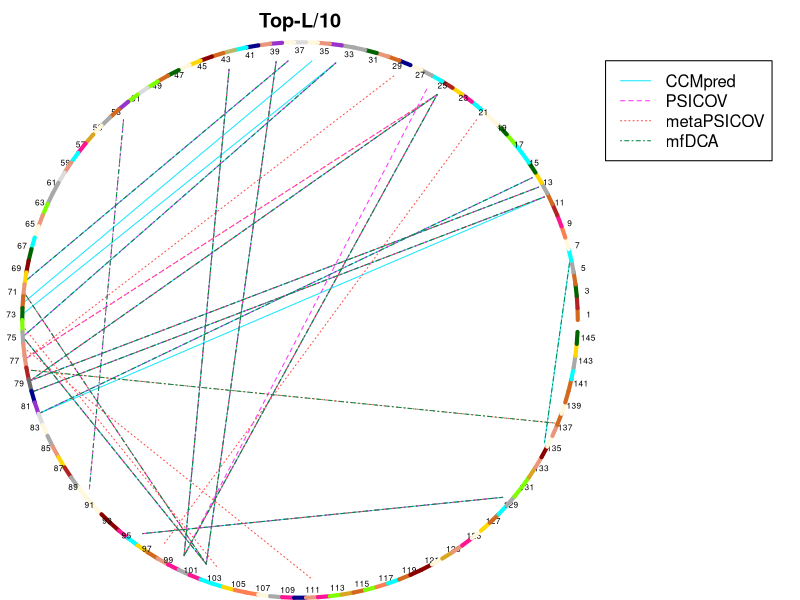

Recreate this plot in R.
require(plotrix)
png(file = "topL10.png", width=6.6, height=5, units="in", res=500);
par(mar=c(0, 0, 2, 10), xpd=TRUE);
plot(0.5, 0.5, xlim = c(0, 1), ylim = c(0, 1), col = "white", main="Top-L/10", axes = FALSE);
segments(0.37232, 0.98342, 0.2914, 0.04559, col = "#1CE6FF", lty = 1, lwd = 1)
segments(0.92938, 0.75619, 0.01394, 0.38275, col = "#1CE6FF", lty = 1, lwd = 1)
segments(0.47849, 0.99954, 0.00566, 0.57503, col = "#1CE6FF", lty = 1, lwd = 1)
segments(0.94001, 0.73748, 0.01944, 0.36195, col = "#1CE6FF", lty = 1, lwd = 1)
segments(0.91796, 0.77442, 0.03308, 0.32115, col = "#1CE6FF", lty = 1, lwd = 1)
segments(0.56437, 0.99584, 0.00012, 0.51076, col = "#1CE6FF", lty = 1, lwd = 1)
segments(0.00104, 0.46775, 0.33124, 0.02934, col = "#1CE6FF", lty = 1, lwd = 1)
segments(0.52151, 0.99954, 0.00104, 0.53225, col = "#1CE6FF", lty = 1, lwd = 1)
segments(0.74689, 0.93479, 0.2914, 0.04559, col = "#1CE6FF", lty = 1, lwd = 1)
segments(0.21665, 0.08804, 0.86478, 0.15804, col = "#1CE6FF", lty = 1, lwd = 1)
segments(0.45702, 0.99815, 0.33124, 0.02934, col = "#1CE6FF", lty = 1, lwd = 1)
segments(0.74689, 0.93479, 0.01394, 0.38275, col = "#1CE6FF", lty = 1, lwd = 1)
segments(0.98606, 0.61725, 0.94001, 0.26252, col = "#1CE6FF", lty = 1, lwd = 1)
segments(0.56437, 0.99584, 0.00104, 0.46775, col = "#1CE6FF", lty = 1, lwd = 1)
segments(0.94001, 0.73748, 0.03308, 0.32115, col = "#1CE6FF", lty = 1, lwd = 1)
segments(0.56437, 0.99584, 0.00104, 0.46775, col = "#FF34FF", lty = 2, lwd = 1)
segments(0.00104, 0.46775, 0.33124, 0.02934, col = "#FF34FF", lty = 2, lwd = 1)
segments(0.92938, 0.75619, 0.01394, 0.38275, col = "#FF34FF", lty = 2, lwd = 1)
segments(0.74689, 0.93479, 0.01394, 0.38275, col = "#FF34FF", lty = 2, lwd = 1)
segments(0.94001, 0.73748, 0.01944, 0.36195, col = "#FF34FF", lty = 2, lwd = 1)
segments(0.74689, 0.93479, 0.00566, 0.42497, col = "#FF34FF", lty = 2, lwd = 1)
segments(0.91796, 0.77442, 0.03308, 0.32115, col = "#FF34FF", lty = 2, lwd = 1)
segments(0.45702, 0.99815, 0.33124, 0.02934, col = "#FF34FF", lty = 2, lwd = 1)
segments(0.37232, 0.98342, 0.2914, 0.04559, col = "#FF34FF", lty = 2, lwd = 1)
segments(0.21665, 0.08804, 0.86478, 0.15804, col = "#FF34FF", lty = 2, lwd = 1)
segments(0.72795, 0.94501, 0.2914, 0.04559, col = "#FF34FF", lty = 2, lwd = 1)
segments(0.47849, 0.99954, 0.00566, 0.57503, col = "#FF34FF", lty = 2, lwd = 1)
segments(0.74689, 0.93479, 0.2914, 0.04559, col = "#FF34FF", lty = 2, lwd = 1)
segments(0.18228, 0.88608, 0.12085, 0.17405, col = "#FF34FF", lty = 2, lwd = 1)
segments(0.00289, 0.55369, 0.33124, 0.02934, col = "#FF34FF", lty = 2, lwd = 1)
segments(0.00289, 0.44631, 0.52151, 0.00046, col = "#FF4A46", lty = 3, lwd = 1)
segments(0.00012, 0.48924, 0.35164, 0.02252, col = "#FF4A46", lty = 3, lwd = 1)
segments(0.37232, 0.98342, 0.2914, 0.04559, col = "#FF4A46", lty = 3, lwd = 1)
segments(0.21665, 0.08804, 0.86478, 0.15804, col = "#FF4A46", lty = 3, lwd = 1)
segments(0.81772, 0.88608, 0.25311, 0.0652, col = "#FF4A46", lty = 3, lwd = 1)
segments(0.66876, 0.97066, 0.00566, 0.42497, col = "#FF4A46", lty = 3, lwd = 1)
segments(0.94001, 0.73748, 0.01944, 0.36195, col = "#FF4A46", lty = 3, lwd = 1)
segments(0.74689, 0.93479, 0.2914, 0.04559, col = "#FF4A46", lty = 3, lwd = 1)
segments(0.00104, 0.46775, 0.33124, 0.02934, col = "#FF4A46", lty = 3, lwd = 1)
segments(0.74689, 0.93479, 0.01394, 0.38275, col = "#FF4A46", lty = 3, lwd = 1)
segments(0.92938, 0.75619, 0.01394, 0.38275, col = "#FF4A46", lty = 3, lwd = 1)
segments(0.45702, 0.99815, 0.33124, 0.02934, col = "#FF4A46", lty = 3, lwd = 1)
segments(0.00289, 0.55369, 0.33124, 0.02934, col = "#FF4A46", lty = 3, lwd = 1)
segments(0.00935, 0.40378, 0.95879, 0.30123, col = "#FF4A46", lty = 3, lwd = 1)
segments(0.74689, 0.93479, 0.00566, 0.42497, col = "#FF4A46", lty = 3, lwd = 1)
segments(0.18228, 0.88608, 0.12085, 0.17405, col = "#008941", lty = 4, lwd = 1)
segments(0.21665, 0.08804, 0.86478, 0.15804, col = "#008941", lty = 4, lwd = 1)
segments(0.74689, 0.93479, 0.2914, 0.04559, col = "#008941", lty = 4, lwd = 1)
segments(0.98606, 0.61725, 0.94001, 0.26252, col = "#008941", lty = 4, lwd = 1)
segments(0.74689, 0.93479, 0.01394, 0.38275, col = "#008941", lty = 4, lwd = 1)
segments(0.00935, 0.40378, 0.95879, 0.30123, col = "#008941", lty = 4, lwd = 1)
segments(0.56437, 0.99584, 0.00104, 0.46775, col = "#008941", lty = 4, lwd = 1)
segments(0.37232, 0.98342, 0.2914, 0.04559, col = "#008941", lty = 4, lwd = 1)
segments(0.94001, 0.73748, 0.01944, 0.36195, col = "#008941", lty = 4, lwd = 1)
segments(0.92938, 0.75619, 0.01394, 0.38275, col = "#008941", lty = 4, lwd = 1)
segments(0.00289, 0.55369, 0.33124, 0.02934, col = "#008941", lty = 4, lwd = 1)
segments(0.91796, 0.77442, 0.03308, 0.32115, col = "#008941", lty = 4, lwd = 1)
segments(0.47849, 0.99954, 0.00566, 0.57503, col = "#008941", lty = 4, lwd = 1)
segments(0.00104, 0.46775, 0.33124, 0.02934, col = "#008941", lty = 4, lwd = 1)
segments(0.45702, 0.99815, 0.33124, 0.02934, col = "#008941", lty = 4, lwd = 1)
draw.arc(0.5, 0.5, radius = 0.5, angle1 = 0.0, angle2 = 0.04304, col = "chocolate", lwd = 4);
text(1.01987, 0.51162, cex = 0.5, 1);
draw.arc(0.5, 0.5, radius = 0.5, angle1 = 0.04304, angle2 = 0.08607, col = "firebrick", lwd = 4);
draw.arc(0.5, 0.5, radius = 0.5, angle1 = 0.08607, angle2 = 0.12911, col = "darkgreen", lwd = 4);
text(1.01694, 0.55627, cex = 0.5, 3);
draw.arc(0.5, 0.5, radius = 0.5, angle1 = 0.12911, angle2 = 0.17214, col = "chocolate", lwd = 4);
draw.arc(0.5, 0.5, radius = 0.5, angle1 = 0.17214, angle2 = 0.21518, col = "darkgray", lwd = 4);
text(1.01019, 0.6005, cex = 0.5, 5);
draw.arc(0.5, 0.5, radius = 0.5, angle1 = 0.21518, angle2 = 0.25821, col = "cyan", lwd = 4);
draw.arc(0.5, 0.5, radius = 0.5, angle1 = 0.25821, angle2 = 0.30125, col = "cornsilk", lwd = 4);
text(0.99966, 0.64398, cex = 0.5, 7);
draw.arc(0.5, 0.5, radius = 0.5, angle1 = 0.30125, angle2 = 0.34428, col = "coral", lwd = 4);
draw.arc(0.5, 0.5, radius = 0.5, angle1 = 0.34428, angle2 = 0.38732, col = "deeppink", lwd = 4);
text(0.98544, 0.6864, cex = 0.5, 9);
draw.arc(0.5, 0.5, radius = 0.5, angle1 = 0.38732, angle2 = 0.43036, col = "firebrick", lwd = 4);
draw.arc(0.5, 0.5, radius = 0.5, angle1 = 0.43036, angle2 = 0.47339, col = "chocolate", lwd = 4);
text(0.96762, 0.72744, cex = 0.5, 11);
draw.arc(0.5, 0.5, radius = 0.5, angle1 = 0.47339, angle2 = 0.51643, col = "darkgray", lwd = 4);
draw.arc(0.5, 0.5, radius = 0.5, angle1 = 0.51643, angle2 = 0.55946, col = "gold", lwd = 4);
text(0.94633, 0.7668, cex = 0.5, 13);
draw.arc(0.5, 0.5, radius = 0.5, angle1 = 0.55946, angle2 = 0.6025, col = "darkgreen", lwd = 4);
draw.arc(0.5, 0.5, radius = 0.5, angle1 = 0.6025, angle2 = 0.64553, col = "cyan", lwd = 4);
text(0.92175, 0.80418, cex = 0.5, 15);
draw.arc(0.5, 0.5, radius = 0.5, angle1 = 0.64553, angle2 = 0.68857, col = "cyan", lwd = 4);
draw.arc(0.5, 0.5, radius = 0.5, angle1 = 0.68857, angle2 = 0.7316, col = "chartreuse", lwd = 4);
text(0.89404, 0.83931, cex = 0.5, 17);
draw.arc(0.5, 0.5, radius = 0.5, angle1 = 0.7316, angle2 = 0.77464, col = "darkgreen", lwd = 4);
draw.arc(0.5, 0.5, radius = 0.5, angle1 = 0.77464, angle2 = 0.81767, col = "cornsilk", lwd = 4);
text(0.86341, 0.87193, cex = 0.5, 19);
draw.arc(0.5, 0.5, radius = 0.5, angle1 = 0.81767, angle2 = 0.86071, col = "cornsilk", lwd = 4);
draw.arc(0.5, 0.5, radius = 0.5, angle1 = 0.86071, angle2 = 0.90375, col = "cyan", lwd = 4);
text(0.83009, 0.90179, cex = 0.5, 21);
draw.arc(0.5, 0.5, radius = 0.5, angle1 = 0.90375, angle2 = 0.94678, col = "deeppink", lwd = 4);
draw.arc(0.5, 0.5, radius = 0.5, angle1 = 0.94678, angle2 = 0.98982, col = "gold", lwd = 4);
text(0.79433, 0.92868, cex = 0.5, 23);
draw.arc(0.5, 0.5, radius = 0.5, angle1 = 0.98982, angle2 = 1.03285, col = "firebrick", lwd = 4);
draw.arc(0.5, 0.5, radius = 0.5, angle1 = 1.03285, angle2 = 1.07589, col = "cyan", lwd = 4);
text(0.75639, 0.95239, cex = 0.5, 25);
draw.arc(0.5, 0.5, radius = 0.5, angle1 = 1.07589, angle2 = 1.11892, col = "darkgray", lwd = 4);
draw.arc(0.5, 0.5, radius = 0.5, angle1 = 1.11892, angle2 = 1.16196, col = "cornsilk", lwd = 4);
text(0.71655, 0.97276, cex = 0.5, 27);
draw.arc(0.5, 0.5, radius = 0.5, angle1 = 1.16196, angle2 = 1.20499, col = "darkblue", lwd = 4);
draw.arc(0.5, 0.5, radius = 0.5, angle1 = 1.20499, angle2 = 1.24803, col = "chocolate", lwd = 4);
text(0.67511, 0.98963, cex = 0.5, 29);
draw.arc(0.5, 0.5, radius = 0.5, angle1 = 1.24803, angle2 = 1.29107, col = "darksalmon", lwd = 4);
draw.arc(0.5, 0.5, radius = 0.5, angle1 = 1.29107, angle2 = 1.3341, col = "darkgreen", lwd = 4);
text(0.63237, 1.00287, cex = 0.5, 31);
draw.arc(0.5, 0.5, radius = 0.5, angle1 = 1.3341, angle2 = 1.37714, col = "darkgray", lwd = 4);
draw.arc(0.5, 0.5, radius = 0.5, angle1 = 1.37714, angle2 = 1.42017, col = "darkgray", lwd = 4);
text(0.58865, 1.01238, cex = 0.5, 33);
draw.arc(0.5, 0.5, radius = 0.5, angle1 = 1.42017, angle2 = 1.46321, col = "darkorchid", lwd = 4);
draw.arc(0.5, 0.5, radius = 0.5, angle1 = 1.46321, angle2 = 1.50624, col = "darksalmon", lwd = 4);
text(0.54427, 1.01811, cex = 0.5, 35);
draw.arc(0.5, 0.5, radius = 0.5, angle1 = 1.50624, angle2 = 1.54928, col = "cornsilk", lwd = 4);
draw.arc(0.5, 0.5, radius = 0.5, angle1 = 1.54928, angle2 = 1.59231, col = "gainsboro", lwd = 4);
text(0.49957, 1.02, cex = 0.5, 37);
draw.arc(0.5, 0.5, radius = 0.5, angle1 = 1.59231, angle2 = 1.63535, col = "cornsilk", lwd = 4);
draw.arc(0.5, 0.5, radius = 0.5, angle1 = 1.63535, angle2 = 1.67839, col = "darkorchid", lwd = 4);
text(0.45487, 1.01803, cex = 0.5, 39);
draw.arc(0.5, 0.5, radius = 0.5, angle1 = 1.67839, angle2 = 1.72142, col = "darksalmon", lwd = 4);
draw.arc(0.5, 0.5, radius = 0.5, angle1 = 1.72142, angle2 = 1.76446, col = "darkblue", lwd = 4);
text(0.4105, 1.01224, cex = 0.5, 41);
draw.arc(0.5, 0.5, radius = 0.5, angle1 = 1.76446, angle2 = 1.80749, col = "cyan", lwd = 4);
draw.arc(0.5, 0.5, radius = 0.5, angle1 = 1.80749, angle2 = 1.85053, col = "darkkhaki", lwd = 4);
text(0.3668, 1.00265, cex = 0.5, 43);
draw.arc(0.5, 0.5, radius = 0.5, angle1 = 1.85053, angle2 = 1.89356, col = "chocolate", lwd = 4);
draw.arc(0.5, 0.5, radius = 0.5, angle1 = 1.89356, angle2 = 1.9366, col = "darkred", lwd = 4);
text(0.32408, 0.98934, cex = 0.5, 45);
draw.arc(0.5, 0.5, radius = 0.5, angle1 = 1.9366, angle2 = 1.97963, col = "gold", lwd = 4);
draw.arc(0.5, 0.5, radius = 0.5, angle1 = 1.97963, angle2 = 2.02267, col = "cornsilk", lwd = 4);
text(0.28267, 0.9724, cex = 0.5, 47);
draw.arc(0.5, 0.5, radius = 0.5, angle1 = 2.02267, angle2 = 2.0657, col = "darkgreen", lwd = 4);
draw.arc(0.5, 0.5, radius = 0.5, angle1 = 2.0657, angle2 = 2.10874, col = "chocolate", lwd = 4);
text(0.24287, 0.95197, cex = 0.5, 49);
draw.arc(0.5, 0.5, radius = 0.5, angle1 = 2.10874, angle2 = 2.15178, col = "chartreuse", lwd = 4);
draw.arc(0.5, 0.5, radius = 0.5, angle1 = 2.15178, angle2 = 2.19481, col = "gainsboro", lwd = 4);
text(0.20496, 0.92819, cex = 0.5, 51);
draw.arc(0.5, 0.5, radius = 0.5, angle1 = 2.19481, angle2 = 2.23785, col = "chartreuse", lwd = 4);
draw.arc(0.5, 0.5, radius = 0.5, angle1 = 2.23785, angle2 = 2.28088, col = "darkorchid", lwd = 4);
text(0.16925, 0.90124, cex = 0.5, 53);
draw.arc(0.5, 0.5, radius = 0.5, angle1 = 2.28088, angle2 = 2.32392, col = "chocolate", lwd = 4);
draw.arc(0.5, 0.5, radius = 0.5, angle1 = 2.32392, angle2 = 2.36695, col = "darkgray", lwd = 4);
text(0.13598, 0.87133, cex = 0.5, 55);
draw.arc(0.5, 0.5, radius = 0.5, angle1 = 2.36695, angle2 = 2.40999, col = "cornsilk", lwd = 4);
draw.arc(0.5, 0.5, radius = 0.5, angle1 = 2.40999, angle2 = 2.45302, col = "goldenrod", lwd = 4);
text(0.1054, 0.83866, cex = 0.5, 57);
draw.arc(0.5, 0.5, radius = 0.5, angle1 = 2.45302, angle2 = 2.49606, col = "deeppink", lwd = 4);
draw.arc(0.5, 0.5, radius = 0.5, angle1 = 2.49606, angle2 = 2.5391, col = "cyan", lwd = 4);
text(0.07775, 0.80348, cex = 0.5, 59);
draw.arc(0.5, 0.5, radius = 0.5, angle1 = 2.5391, angle2 = 2.58213, col = "darksalmon", lwd = 4);
draw.arc(0.5, 0.5, radius = 0.5, angle1 = 2.58213, angle2 = 2.62517, col = "gainsboro", lwd = 4);
text(0.05323, 0.76606, cex = 0.5, 61);
draw.arc(0.5, 0.5, radius = 0.5, angle1 = 2.62517, angle2 = 2.6682, col = "darkgrey", lwd = 4);
draw.arc(0.5, 0.5, radius = 0.5, angle1 = 2.6682, angle2 = 2.71124, col = "darkgray", lwd = 4);
text(0.03201, 0.72667, cex = 0.5, 63);
draw.arc(0.5, 0.5, radius = 0.5, angle1 = 2.71124, angle2 = 2.75427, col = "chartreuse", lwd = 4);
draw.arc(0.5, 0.5, radius = 0.5, angle1 = 2.75427, angle2 = 2.79731, col = "darksalmon", lwd = 4);
text(0.01426, 0.6856, cex = 0.5, 65);
draw.arc(0.5, 0.5, radius = 0.5, angle1 = 2.79731, angle2 = 2.84034, col = "cornsilk", lwd = 4);
draw.arc(0.5, 0.5, radius = 0.5, angle1 = 2.84034, angle2 = 2.88338, col = "cyan", lwd = 4);
text(0.0001, 0.64316, cex = 0.5, 67);
draw.arc(0.5, 0.5, radius = 0.5, angle1 = 2.88338, angle2 = 2.92642, col = "darkgreen", lwd = 4);
draw.arc(0.5, 0.5, radius = 0.5, angle1 = 2.92642, angle2 = 2.96945, col = "darkred", lwd = 4);
text(-0.01036, 0.59965, cex = 0.5, 69);
draw.arc(0.5, 0.5, radius = 0.5, angle1 = 2.96945, angle2 = 3.01249, col = "gold", lwd = 4);
draw.arc(0.5, 0.5, radius = 0.5, angle1 = 3.01249, angle2 = 3.05552, col = "darksalmon", lwd = 4);
text(-0.01703, 0.55541, cex = 0.5, 71);
draw.arc(0.5, 0.5, radius = 0.5, angle1 = 3.05552, angle2 = 3.09856, col = "chocolate", lwd = 4);
draw.arc(0.5, 0.5, radius = 0.5, angle1 = 3.09856, angle2 = 3.14159, col = "darkgreen", lwd = 4);
text(-0.01988, 0.51076, cex = 0.5, 73);
draw.arc(0.5, 0.5, radius = 0.5, angle1 = 3.14159, angle2 = 3.18463, col = "chartreuse", lwd = 4);
draw.arc(0.5, 0.5, radius = 0.5, angle1 = 3.18463, angle2 = 3.22766, col = "darkgray", lwd = 4);
text(-0.01888, 0.46603, cex = 0.5, 75);
draw.arc(0.5, 0.5, radius = 0.5, angle1 = 3.22766, angle2 = 3.2707, col = "darksalmon", lwd = 4);
draw.arc(0.5, 0.5, radius = 0.5, angle1 = 3.2707, angle2 = 3.31373, col = "darksalmon", lwd = 4);
text(-0.01404, 0.42155, cex = 0.5, 77);
draw.arc(0.5, 0.5, radius = 0.5, angle1 = 3.31373, angle2 = 3.35677, col = "firebrick", lwd = 4);
draw.arc(0.5, 0.5, radius = 0.5, angle1 = 3.35677, angle2 = 3.39981, col = "dimgrey", lwd = 4);
text(-0.0054, 0.37765, cex = 0.5, 79);
draw.arc(0.5, 0.5, radius = 0.5, angle1 = 3.39981, angle2 = 3.44284, col = "darkblue", lwd = 4);
draw.arc(0.5, 0.5, radius = 0.5, angle1 = 3.44284, angle2 = 3.48588, col = "darkorchid", lwd = 4);
text(0.00699, 0.33465, cex = 0.5, 81);
draw.arc(0.5, 0.5, radius = 0.5, angle1 = 3.48588, angle2 = 3.52891, col = "gainsboro", lwd = 4);
draw.arc(0.5, 0.5, radius = 0.5, angle1 = 3.52891, angle2 = 3.57195, col = "cornsilk", lwd = 4);
text(0.02303, 0.29288, cex = 0.5, 83);
draw.arc(0.5, 0.5, radius = 0.5, angle1 = 3.57195, angle2 = 3.61498, col = "darkgray", lwd = 4);
draw.arc(0.5, 0.5, radius = 0.5, angle1 = 3.61498, angle2 = 3.65802, col = "darksalmon", lwd = 4);
text(0.0426, 0.25265, cex = 0.5, 85);
draw.arc(0.5, 0.5, radius = 0.5, angle1 = 3.65802, angle2 = 3.70105, col = "gold", lwd = 4);
draw.arc(0.5, 0.5, radius = 0.5, angle1 = 3.70105, angle2 = 3.74409, col = "firebrick", lwd = 4);
text(0.06556, 0.21425, cex = 0.5, 87);
draw.arc(0.5, 0.5, radius = 0.5, angle1 = 3.74409, angle2 = 3.78713, col = "darkgray", lwd = 4);
draw.arc(0.5, 0.5, radius = 0.5, angle1 = 3.78713, angle2 = 3.83016, col = "cornsilk", lwd = 4);
text(0.09173, 0.17795, cex = 0.5, 89);
draw.arc(0.5, 0.5, radius = 0.5, angle1 = 3.83016, angle2 = 3.8732, col = "cornsilk", lwd = 4);
draw.arc(0.5, 0.5, radius = 0.5, angle1 = 3.8732, angle2 = 3.91623, col = "cornsilk", lwd = 4);
text(0.12093, 0.14405, cex = 0.5, 91);
draw.arc(0.5, 0.5, radius = 0.5, angle1 = 3.91623, angle2 = 3.95927, col = "darkred", lwd = 4);
draw.arc(0.5, 0.5, radius = 0.5, angle1 = 3.95927, angle2 = 4.0023, col = "darkred", lwd = 4);
text(0.15293, 0.11278, cex = 0.5, 93);
draw.arc(0.5, 0.5, radius = 0.5, angle1 = 4.0023, angle2 = 4.04534, col = "deeppink", lwd = 4);
draw.arc(0.5, 0.5, radius = 0.5, angle1 = 4.04534, angle2 = 4.08837, col = "cyan", lwd = 4);
text(0.1875, 0.08438, cex = 0.5, 95);
draw.arc(0.5, 0.5, radius = 0.5, angle1 = 4.08837, angle2 = 4.13141, col = "gold", lwd = 4);
draw.arc(0.5, 0.5, radius = 0.5, angle1 = 4.13141, angle2 = 4.17445, col = "chocolate", lwd = 4);
text(0.22439, 0.05905, cex = 0.5, 97);
draw.arc(0.5, 0.5, radius = 0.5, angle1 = 4.17445, angle2 = 4.21748, col = "darksalmon", lwd = 4);
draw.arc(0.5, 0.5, radius = 0.5, angle1 = 4.21748, angle2 = 4.26052, col = "deeppink", lwd = 4);
text(0.26331, 0.03699, cex = 0.5, 99);
draw.arc(0.5, 0.5, radius = 0.5, angle1 = 4.26052, angle2 = 4.30355, col = "darkgray", lwd = 4);
draw.arc(0.5, 0.5, radius = 0.5, angle1 = 4.30355, angle2 = 4.34659, col = "deeppink", lwd = 4);
text(0.30399, 0.01836, cex = 0.5, 101);
draw.arc(0.5, 0.5, radius = 0.5, angle1 = 4.34659, angle2 = 4.38962, col = "cyan", lwd = 4);
draw.arc(0.5, 0.5, radius = 0.5, angle1 = 4.38962, angle2 = 4.43266, col = "cyan", lwd = 4);
text(0.34612, 0.00329, cex = 0.5, 103);
draw.arc(0.5, 0.5, radius = 0.5, angle1 = 4.43266, angle2 = 4.47569, col = "gold", lwd = 4);
draw.arc(0.5, 0.5, radius = 0.5, angle1 = 4.47569, angle2 = 4.51873, col = "coral", lwd = 4);
text(0.38939, -0.0081, cex = 0.5, 105);
draw.arc(0.5, 0.5, radius = 0.5, angle1 = 4.51873, angle2 = 4.56176, col = "coral", lwd = 4);
draw.arc(0.5, 0.5, radius = 0.5, angle1 = 4.56176, angle2 = 4.6048, col = "cornsilk", lwd = 4);
text(0.43348, -0.01572, cex = 0.5, 107);
draw.arc(0.5, 0.5, radius = 0.5, angle1 = 4.6048, angle2 = 4.64784, col = "darkgrey", lwd = 4);
draw.arc(0.5, 0.5, radius = 0.5, angle1 = 4.64784, angle2 = 4.69087, col = "deeppink", lwd = 4);
text(0.47806, -0.01953, cex = 0.5, 109);
draw.arc(0.5, 0.5, radius = 0.5, angle1 = 4.69087, angle2 = 4.73391, col = "darkblue", lwd = 4);
draw.arc(0.5, 0.5, radius = 0.5, angle1 = 4.73391, angle2 = 4.77694, col = "darksalmon", lwd = 4);
text(0.5228, -0.0195, cex = 0.5, 111);
draw.arc(0.5, 0.5, radius = 0.5, angle1 = 4.77694, angle2 = 4.81998, col = "deeppink", lwd = 4);
draw.arc(0.5, 0.5, radius = 0.5, angle1 = 4.81998, angle2 = 4.86301, col = "chartreuse", lwd = 4);
text(0.56737, -0.01561, cex = 0.5, 113);
draw.arc(0.5, 0.5, radius = 0.5, angle1 = 4.86301, angle2 = 4.90605, col = "goldenrod", lwd = 4);
draw.arc(0.5, 0.5, radius = 0.5, angle1 = 4.90605, angle2 = 4.94908, col = "chocolate", lwd = 4);
text(0.61145, -0.00791, cex = 0.5, 115);
draw.arc(0.5, 0.5, radius = 0.5, angle1 = 4.94908, angle2 = 4.99212, col = "chartreuse", lwd = 4);
draw.arc(0.5, 0.5, radius = 0.5, angle1 = 4.99212, angle2 = 5.03516, col = "coral", lwd = 4);
text(0.6547, 0.00355, cex = 0.5, 117);
draw.arc(0.5, 0.5, radius = 0.5, angle1 = 5.03516, angle2 = 5.07819, col = "cyan", lwd = 4);
draw.arc(0.5, 0.5, radius = 0.5, angle1 = 5.07819, angle2 = 5.12123, col = "chocolate", lwd = 4);
text(0.69681, 0.01869, cex = 0.5, 119);
draw.arc(0.5, 0.5, radius = 0.5, angle1 = 5.12123, angle2 = 5.16426, col = "darkred", lwd = 4);
draw.arc(0.5, 0.5, radius = 0.5, angle1 = 5.16426, angle2 = 5.2073, col = "darkred", lwd = 4);
text(0.73745, 0.03739, cex = 0.5, 121);
draw.arc(0.5, 0.5, radius = 0.5, angle1 = 5.2073, angle2 = 5.25033, col = "cornsilk", lwd = 4);
draw.arc(0.5, 0.5, radius = 0.5, angle1 = 5.25033, angle2 = 5.29337, col = "goldenrod", lwd = 4);
text(0.77634, 0.05951, cex = 0.5, 123);
draw.arc(0.5, 0.5, radius = 0.5, angle1 = 5.29337, angle2 = 5.3364, col = "darksalmon", lwd = 4);
draw.arc(0.5, 0.5, radius = 0.5, angle1 = 5.3364, angle2 = 5.37944, col = "deeppink", lwd = 4);
text(0.81318, 0.0849, cex = 0.5, 125);
draw.arc(0.5, 0.5, radius = 0.5, angle1 = 5.37944, angle2 = 5.42247, col = "cornsilk", lwd = 4);
draw.arc(0.5, 0.5, radius = 0.5, angle1 = 5.42247, angle2 = 5.46551, col = "gold", lwd = 4);
text(0.84771, 0.11336, cex = 0.5, 127);
draw.arc(0.5, 0.5, radius = 0.5, angle1 = 5.46551, angle2 = 5.50855, col = "chocolate", lwd = 4);
draw.arc(0.5, 0.5, radius = 0.5, angle1 = 5.50855, angle2 = 5.55158, col = "cyan", lwd = 4);
text(0.87966, 0.14468, cex = 0.5, 129);
draw.arc(0.5, 0.5, radius = 0.5, angle1 = 5.55158, angle2 = 5.59462, col = "darkgrey", lwd = 4);
draw.arc(0.5, 0.5, radius = 0.5, angle1 = 5.59462, angle2 = 5.63765, col = "chartreuse", lwd = 4);
text(0.9088, 0.17863, cex = 0.5, 131);
draw.arc(0.5, 0.5, radius = 0.5, angle1 = 5.63765, angle2 = 5.68069, col = "chartreuse", lwd = 4);
draw.arc(0.5, 0.5, radius = 0.5, angle1 = 5.68069, angle2 = 5.72372, col = "goldenrod", lwd = 4);
text(0.93491, 0.21496, cex = 0.5, 133);
draw.arc(0.5, 0.5, radius = 0.5, angle1 = 5.72372, angle2 = 5.76676, col = "darksalmon", lwd = 4);
draw.arc(0.5, 0.5, radius = 0.5, angle1 = 5.76676, angle2 = 5.80979, col = "darkred", lwd = 4);
text(0.95781, 0.25341, cex = 0.5, 135);
draw.arc(0.5, 0.5, radius = 0.5, angle1 = 5.80979, angle2 = 5.85283, col = "cornsilk", lwd = 4);
draw.arc(0.5, 0.5, radius = 0.5, angle1 = 5.85283, angle2 = 5.89587, col = "darksalmon", lwd = 4);
text(0.97731, 0.29368, cex = 0.5, 137);
draw.arc(0.5, 0.5, radius = 0.5, angle1 = 5.89587, angle2 = 5.9389, col = "chocolate", lwd = 4);
draw.arc(0.5, 0.5, radius = 0.5, angle1 = 5.9389, angle2 = 5.98194, col = "cornsilk", lwd = 4);
text(0.99328, 0.33547, cex = 0.5, 139);
draw.arc(0.5, 0.5, radius = 0.5, angle1 = 5.98194, angle2 = 6.02497, col = "chocolate", lwd = 4);
draw.arc(0.5, 0.5, radius = 0.5, angle1 = 6.02497, angle2 = 6.06801, col = "chocolate", lwd = 4);
text(1.0056, 0.37848, cex = 0.5, 141);
draw.arc(0.5, 0.5, radius = 0.5, angle1 = 6.06801, angle2 = 6.11104, col = "cyan", lwd = 4);
draw.arc(0.5, 0.5, radius = 0.5, angle1 = 6.11104, angle2 = 6.15408, col = "darkgray", lwd = 4);
text(1.01417, 0.4224, cex = 0.5, 143);
draw.arc(0.5, 0.5, radius = 0.5, angle1 = 6.15408, angle2 = 6.19711, col = "gold", lwd = 4);
draw.arc(0.5, 0.5, radius = 0.5, angle1 = 6.19711, angle2 = 6.24015, col = "darkgreen", lwd = 4);
text(1.01894, 0.46688, cex = 0.5, 145);
legend(1.05, 1, c("CCMpred", "PSICOV", "metaPSICOV", "mfDCA"), col = c("#1CE6FF", "#FF34FF", "#FF4A46", "#008941"), lty = c(1, 2, 3, 4))
